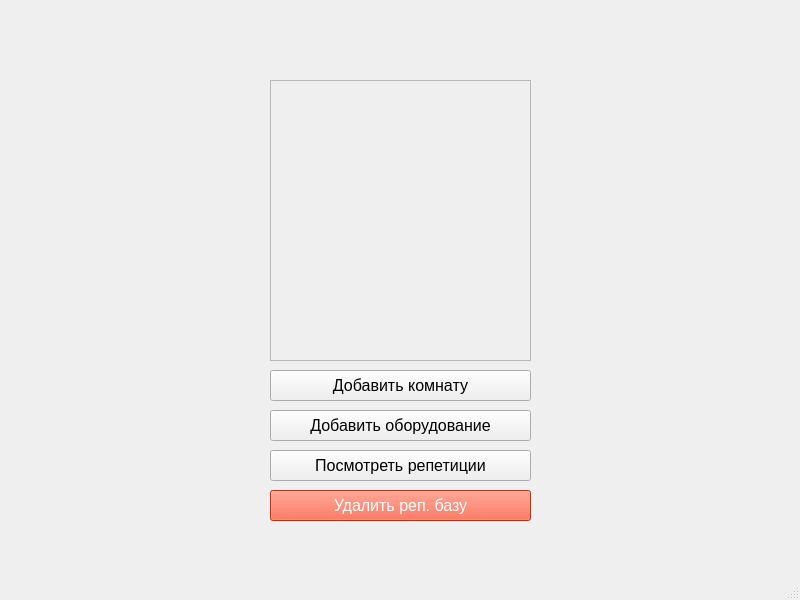
<?xml version="1.0" encoding="UTF-8"?>
<ui version="4.0">
 <class>MainWindow</class>
 <widget class="QMainWindow" name="MainWindow">
  <property name="geometry">
   <rect>
    <x>0</x>
    <y>0</y>
    <width>800</width>
    <height>600</height>
   </rect>
  </property>
  <property name="windowTitle">
   <string>MainWindow</string>
  </property>
  <widget class="QWidget" name="centralwidget">
   <widget class="QPushButton" name="show_button">
    <property name="geometry">
     <rect>
      <x>270</x>
      <y>450</y>
      <width>261</width>
      <height>31</height>
     </rect>
    </property>
    <property name="font">
     <font>
      <pointsize>12</pointsize>
     </font>
    </property>
    <property name="styleSheet">
     <string notr="true"/>
    </property>
    <property name="text">
     <string>Посмотреть репетиции</string>
    </property>
   </widget>
   <widget class="QScrollArea" name="base_scroll">
    <property name="geometry">
     <rect>
      <x>270</x>
      <y>80</y>
      <width>261</width>
      <height>281</height>
     </rect>
    </property>
    <property name="widgetResizable">
     <bool>true</bool>
    </property>
    <widget class="QWidget" name="scrollAreaWidgetContents">
     <property name="geometry">
      <rect>
       <x>0</x>
       <y>0</y>
       <width>259</width>
       <height>279</height>
      </rect>
     </property>
    </widget>
   </widget>
   <widget class="QPushButton" name="del_button">
    <property name="geometry">
     <rect>
      <x>270</x>
      <y>490</y>
      <width>261</width>
      <height>31</height>
     </rect>
    </property>
    <property name="font">
     <font>
      <pointsize>12</pointsize>
     </font>
    </property>
    <property name="styleSheet">
     <string notr="true">background-color: rgb(255, 68, 35);
color: rgb(255, 255, 255);</string>
    </property>
    <property name="text">
     <string>Удалить реп. базу</string>
    </property>
   </widget>
   <widget class="QPushButton" name="add_room_button">
    <property name="geometry">
     <rect>
      <x>270</x>
      <y>370</y>
      <width>261</width>
      <height>31</height>
     </rect>
    </property>
    <property name="font">
     <font>
      <pointsize>12</pointsize>
     </font>
    </property>
    <property name="styleSheet">
     <string notr="true"/>
    </property>
    <property name="text">
     <string>Добавить комнату</string>
    </property>
   </widget>
   <widget class="QPushButton" name="add_equip_button">
    <property name="geometry">
     <rect>
      <x>270</x>
      <y>410</y>
      <width>261</width>
      <height>31</height>
     </rect>
    </property>
    <property name="font">
     <font>
      <pointsize>12</pointsize>
     </font>
    </property>
    <property name="styleSheet">
     <string notr="true"/>
    </property>
    <property name="text">
     <string>Добавить оборудование</string>
    </property>
   </widget>
  </widget>
  <widget class="QMenuBar" name="menubar">
   <property name="geometry">
    <rect>
     <x>0</x>
     <y>0</y>
     <width>800</width>
     <height>18</height>
    </rect>
   </property>
  </widget>
  <widget class="QStatusBar" name="statusbar"/>
 </widget>
 <resources/>
 <connections/>
</ui>
